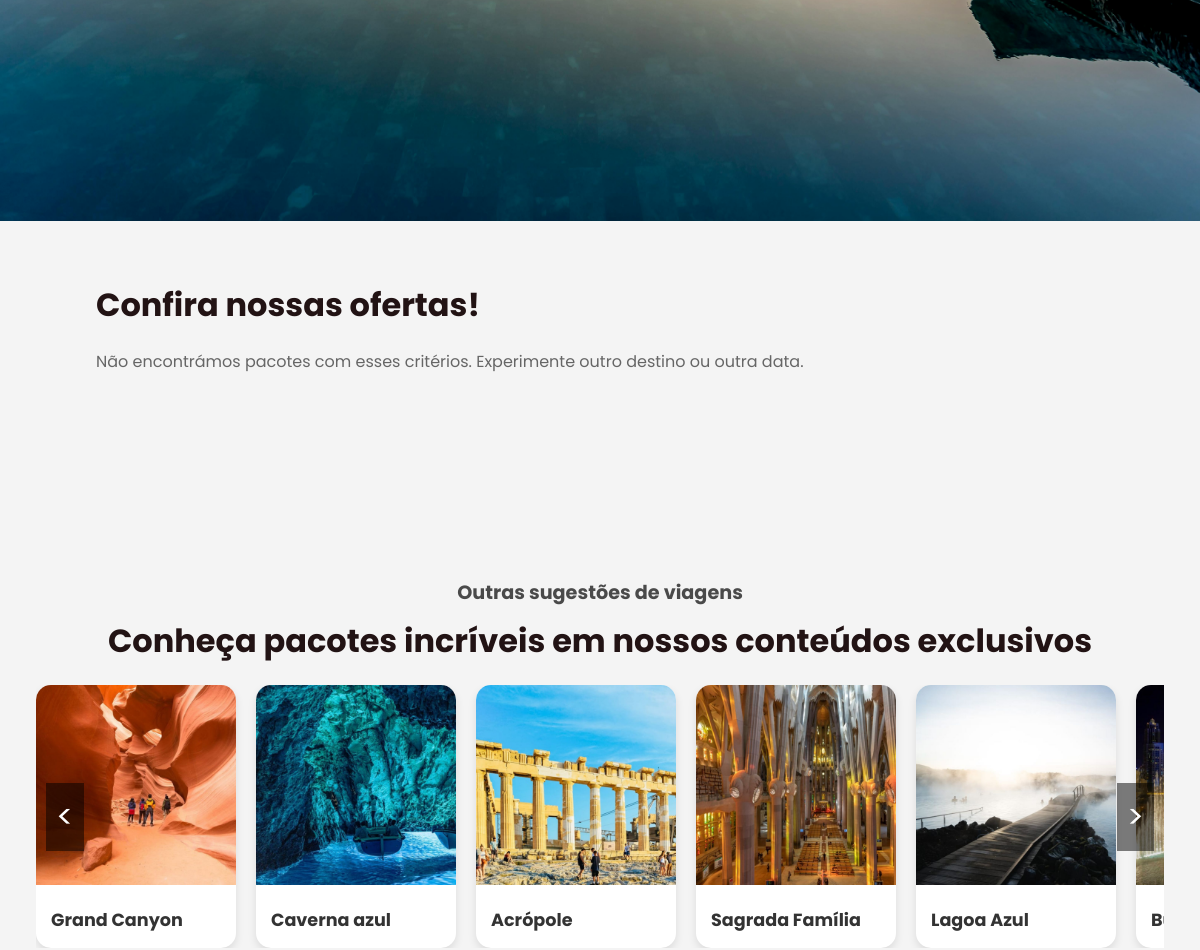
Page /public/pacotes/pacotes.php (middle part) on the earlier database version.
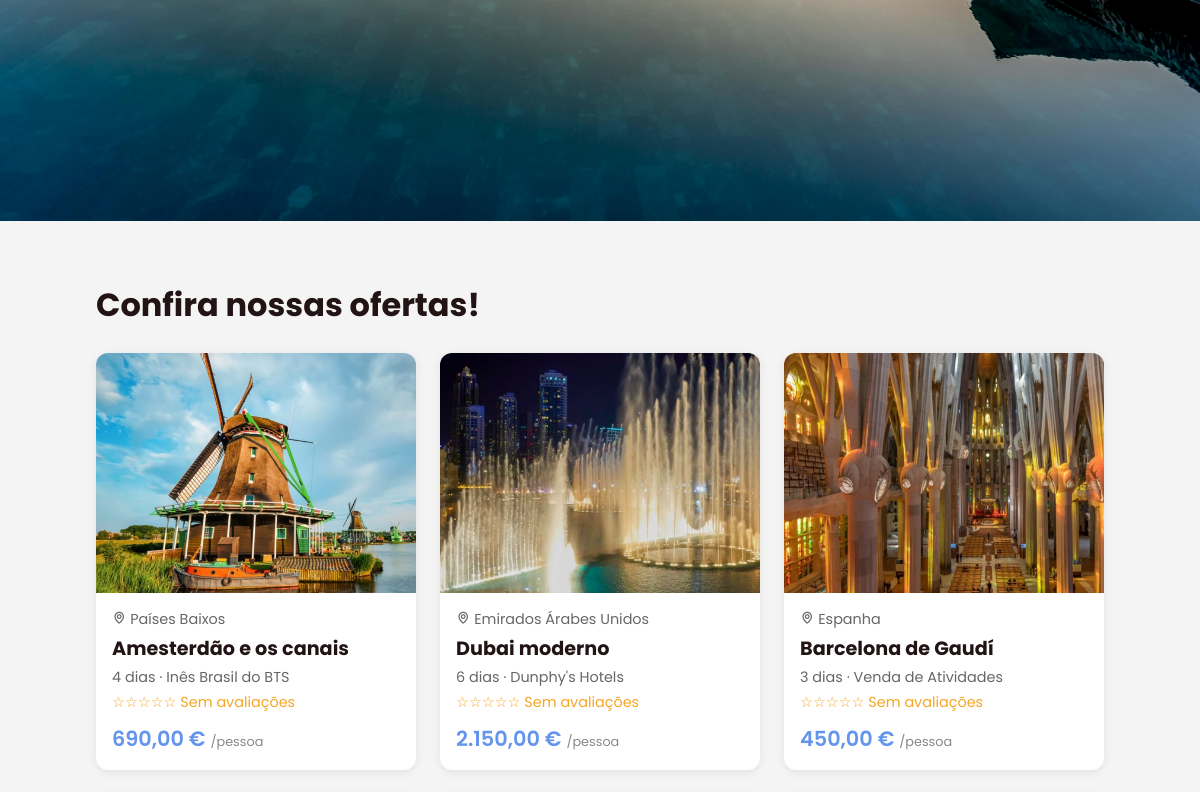
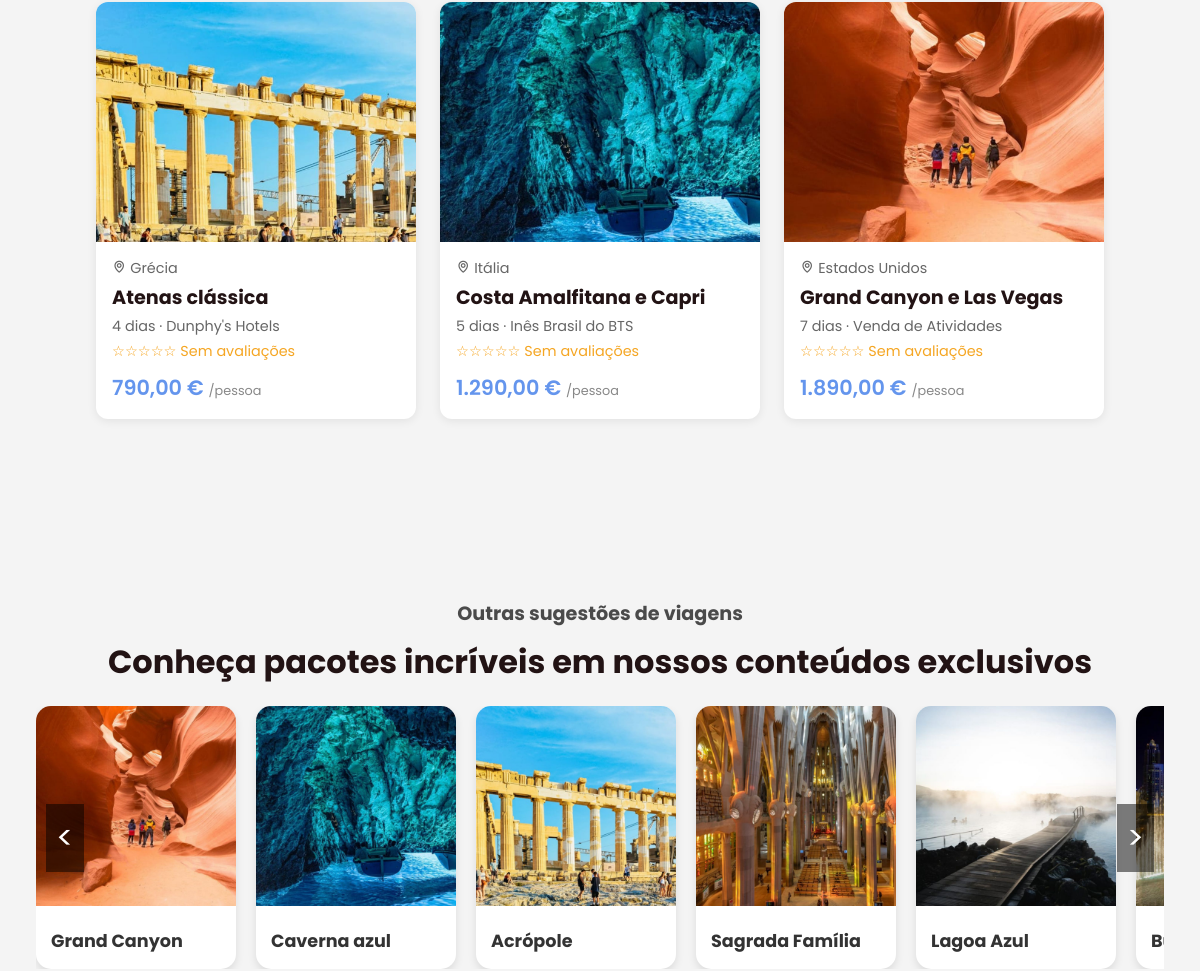
Same page on the later database version (2 pictures, top to bottom).
### tables this page shows
CREATE TABLE IF NOT EXISTS `t_pacotes` (
  `id` int(11) NOT NULL AUTO_INCREMENT,
  `id_user` int(11) NOT NULL,
  `titulo` varchar(100) NOT NULL,
  `destino` varchar(100) NOT NULL,
  `descricao` text NOT NULL,
  `inclui` text DEFAULT NULL,
  `foto` varchar(50) DEFAULT NULL,
  `preco` decimal(10,2) NOT NULL,
  `duracao_dias` int(11) NOT NULL,
  `data_inicio` date NOT NULL,
  `data_fim` date NOT NULL,
  `vagas` int(11) DEFAULT NULL,
  `ativo` tinyint(1) NOT NULL DEFAULT 1,
  `data_criacao` timestamp NOT NULL DEFAULT current_timestamp(),
  PRIMARY KEY (`id`),
  KEY `id_user` (`id_user`),
  CONSTRAINT `t_pacotes_ibfk_1` FOREIGN KEY (`id_user`) REFERENCES `t_user` (`id`)
);

CREATE TABLE `t_user` (
  `id` int(11) NOT NULL,
  `nick` varchar(20) NOT NULL,
  `nome` varchar(100) NOT NULL,
  `email` varchar(50) NOT NULL,
  `nome_marca` varchar(150) NOT NULL DEFAULT '',
  `biografia` text DEFAULT NULL,
  `data_nasc` varchar(10) DEFAULT NULL,
  `pass` varchar(255) NOT NULL,
  `foto` varchar(50) DEFAULT NULL,
  `tipo_user` int(11) NOT NULL DEFAULT 0,
  `notificacoes_ofertas` tinyint(1) NOT NULL DEFAULT 1,
  `tipo_antes_bloqueio` int(11) DEFAULT NULL,
  `email_confirmado` tinyint(1) NOT NULL DEFAULT 0
);

### config/reservas.php (called while the page is built, shortened)
<?php
function reserva_data($texto)
{
    if (!is_string($texto) || !preg_match('/^\d{4}-\d{2}-\d{2}$/', $texto)) {
        return null;
    }
    $data = DateTimeImmutable::createFromFormat('!Y-m-d', $texto);
    return ($data && $data->format('Y-m-d') === $texto) ? $data : null;
}
function reserva_formatar_preco($valor)
{
    return $valor === null ? '—' : number_format((float) $valor, 2, ',', '.') . ' €';
}

### config/paginacao.php (called while the page is built, shortened)
<?php
function pagina_atual()
{
    return max(1, (int) ($_GET['pagina'] ?? 1));
}

### config/pacotes.php (called while the page is built, shortened)
<?php
require_once __DIR__ . '/reservas.php';
require_once __DIR__ . '/avaliacoes.php';
function pacote_foto_url($foto)
{
    return BASE_URL . 'public/pacotes/images/' . rawurlencode($foto ?: 'pacotes.jpg');
}
function pacotes_pesquisar($ligacao, $destino, $data, $pessoas, $limite, $offset)
{
    $condicoes = ["p.ativo = 1", "p.data_fim > CURDATE()"];
    $tipos = '';
    $valores = [];
    $where = implode(' AND ', $condicoes);
    $stmt = $ligacao->prepare("SELECT COUNT(*) FROM t_pacotes p WHERE $where");
    $stmt->execute();
    $total = (int) $stmt->get_result()->fetch_row()[0];
    $stmt = $ligacao->prepare("SELECT p.*, u.nome_marca, u.nick, av.media AS media_avaliacoes, COALESCE(av.total, 0) AS total_avaliacoes
        FROM t_pacotes p JOIN t_user u ON u.id = p.id_user
        LEFT JOIN (SELECT item_id, AVG(nota) AS media, COUNT(*) AS total FROM t_avaliacoes
                   WHERE tipo_item = 'pacote' GROUP BY item_id) av ON av.item_id = p.id
        WHERE $where ORDER BY p.data_criacao DESC, p.id DESC LIMIT ? OFFSET ?");
    $tipos .= 'ii';
    array_push($valores, $limite, $offset);
    $stmt->bind_param($tipos, ...$valores);
    $stmt->execute();
    return [$stmt->get_result()->fetch_all(MYSQLI_ASSOC), $total];
}

### config/avaliacoes.php (called while the page is built, shortened)
<?php
function avaliacao_texto($media, $total)
{
    if ($total == 0) {
        return '☆☆☆☆☆ Sem avaliações';
    }
    return avaliacao_estrelas($media) . ' ' . number_format($media, 1, ',', '') . ' (' . $total . ($total == 1 ? ' avaliação)' : ' avaliações)');
}

### public/pacotes/pacotes.php (the view, shortened to what this page needs)
<?php
require_once __DIR__ . '/../../config/pacotes.php';
require_once __DIR__ . '/../../config/paginacao.php';
include __DIR__ . '/../../config/liga_bd.php';
$destino = trim($_GET['destino'] ?? '');
$data = reserva_data($_GET['data'] ?? '') ? $_GET['data'] : null;
$pessoas = min(RESERVA_MAX_PESSOAS, max(0, (int) ($_GET['pessoas'] ?? 0)));
$a_pesquisar = $destino !== '' || $data !== null || $pessoas > 0;
$por_pagina = 12;
$pagina = pagina_atual();
[$pacotes, $total] = pacotes_pesquisar($ligacao, $destino, $data, $pessoas, $por_pagina, ($pagina - 1) * $por_pagina);
?>
<!DOCTYPE html>
<html lang="pt-BR">
<head>
    <link rel="stylesheet" type="text/css" href="../../assets/css/style.css">
    <link rel="stylesheet" href="https://unpkg.com/boxicons@latest/css/boxicons.min.css">
</head>
<body>
    <section class="home-pacotes" id="home">
    </section>
    <section class="lista-pacotes" id="resultados">
        <h2><?= $a_pesquisar ? "$total pacote(s) encontrado(s)" : 'Confira nossas ofertas!' ?></h2>
        <?php if (!$pacotes): ?>
            <p class="sem-pacotes">Não encontrámos pacotes com esses critérios. Experimente outro destino ou outra data.</p>
        <?php endif; ?>
        <div class="grelha-pacotes">
            <?php foreach ($pacotes as $p): ?>
                <a class="pacote-card" href="detalhes_pacote.php?id=<?= (int) $p['id'] ?>">
                    <img src="<?= pacote_foto_url($p['foto']) ?>" alt="<?= htmlspecialchars($p['titulo']) ?>" loading="lazy">
                    <div class="pacote-info">
                        <span class="pacote-destino"><i class='bx bx-map'></i> <?= htmlspecialchars($p['destino']) ?></span>
                        <h3><?= htmlspecialchars($p['titulo']) ?></h3>
                        <span class="pacote-duracao"><?= (int) $p['duracao_dias'] ?> dias · <?= htmlspecialchars($p['nome_marca'] ?: $p['nick']) ?></span>
                        <span class="pacote-estrelas"><?= avaliacao_texto($p['media_avaliacoes'] === null ? null : (float) $p['media_avaliacoes'], (int) $p['total_avaliacoes']) ?></span>
                        <span class="pacote-preco"><?= reserva_formatar_preco($p['preco']) ?> <small>/pessoa</small></span>
                    </div>
                </a>
            <?php endforeach; ?>
        </div>
    </section>
    <section class="travel-suggestions">
        <h2>Outras sugestões de viagens</h2>
        <h1>Conheça pacotes incríveis em nossos conteúdos exclusivos</h1>
        <div class="carrossel-container">
            <button class="prev">&lt;</button>
            <div class="destinos-container">
                <div class="destino-card">
                    <img src="images/13.jpg" alt="Imagem 1">
                    <div class="destino-nome"> Grand Canyon</div>
                </div>
                <div class="destino-card">
                    <img src="images/14.jpg" alt="Imagem 2">
                    <div class="destino-nome"> Caverna azul </div>
                </div>
                <div class="destino-card">
                    <img src="images/15.jpg" alt="Imagem 3">
                    <div class="destino-nome"> Acrópole</div>
                </div>
                <div class="destino-card">
                    <img src="images/16.jpg" alt="Imagem 4">
                    <div class="destino-nome">Sagrada Família</div>
                </div>
                <div class="destino-card">
                    <img src="images/17.jpg" alt="Imagem 5">
                    <div class="destino-nome"> Lagoa Azul</div>
                </div>
                <div class="destino-card">
                    <img src="images/18.jpg" alt="Imagem 6.">
                    <div class="destino-nome"> Burj Khalifa</div>
                </div>
            </div>
            <button class="next">&gt;</button>
        </div>
    </section>
</body>
</html>

### assets/css/style.css (style rules this page uses)
* { padding: 0; margin: 0; box-sizing: border-box; font-family: "Poppins", sans-serif; text-decoration: none; list-style: none; scroll-behavior: smooth; }
:root { --bg-color: #fff; --text-color: #221314; --second-color: #4169e1; --main-color: #6495ed; --big-font: 6rem; --h2-font: 3rem; --p-font: 1.1rem; }
body { background: var(--bg-color); color: var(--text-color); }
section { padding: 80px 18%; }
.home-pacotes { position: relative; width: 100%; height: 100vh; background: url(../../public/pacotes/images/pacotes.jpg); background-size: cover; background-position: center; display: grid; grid-template-columns: repeat(1, 1fr); align-items: center; }
.travel-suggestions { text-align: center; margin: 40px 0; }
.travel-suggestions h1 { font-size: 2em; margin-bottom: 20px; }
.travel-suggestions h2 { color: #4a4a4a; font-size: 1.2em; margin-bottom: 10px; }
.carrossel-container { position: relative; width: 100%; max-width: 1200px; margin: 0 auto; overflow: hidden; }
.destinos-container { display: flex; overflow-x: hidden; scroll-behavior: smooth; }
.destino-card { background-color: white; border-radius: 15px; box-shadow: 0 4px 8px rgba(0, 0, 0, 0.1); overflow: hidden; width: 200px; min-width: 200px; margin-right: 20px; text-align: left; flex-shrink: 0; transition: transform 0.3s ease; }
.destino-card img { width: 100%; height: auto; }
.destino-nome { padding: 15px; font-size: 1.1em; font-weight: bold; color: #333; }
.prev, .next { position: absolute; top: 50%; transform: translateY(-50%); background-color: rgba(0, 0, 0, 0.5); color: white; border: none; font-size: 2em; padding: 10px; cursor: pointer; z-index: 10; transition: background-color 0.3s; }
.prev { left: 10px; }
.next { right: 10px; }
body { font-family: Arial, sans-serif; margin: 0; padding: 0; background-color: #f4f4f4; }
@media (max-width: 1400px) { section { padding: 80px 3%; transition: 0.2s; } }
@media (max-width: 1400px) { :root { --big-font: 4.5rem; --h2-font: 2.3rem; --p-font: 1rem; transition: 0.2s; } }
.lista-pacotes { padding: 60px 8%; }
.lista-pacotes h2 { font-size: 2rem; margin-bottom: 10px; }
.grelha-pacotes { display: grid; grid-template-columns: repeat(auto-fill, minmax(260px, 1fr)); gap: 24px; margin-top: 24px; }
.pacote-card { display: flex; flex-direction: column; background: #fff; border-radius: 12px; overflow: hidden; box-shadow: 0 2px 10px rgba(0, 0, 0, 0.08); color: inherit; transition: transform 0.3s, box-shadow 0.3s; }
.pacote-card img { width: 100%; aspect-ratio: 4 / 3; object-fit: cover; }
.pacote-info { display: flex; flex-direction: column; gap: 4px; padding: 16px; }
.pacote-info h3 { font-size: 1.2rem; margin: 0; }
.pacote-destino, .pacote-duracao { color: #666; font-size: 0.9rem; }
.pacote-estrelas { color: #f5a623; font-size: 0.9rem; }
.pacote-preco { color: #6495ed; font-size: 1.3rem; font-weight: 600; margin-top: 6px; }
.pacote-preco small { color: #888; font-size: 0.8rem; font-weight: 400; }
.lista-pacotes .sem-pacotes { color: #666; margin: 20px 0; }

Differences in the rows shown:
added t_pacotes: foto (picture), destino "Países Baixos", titulo "Amesterdão e os canais", duracao_dias "4", id_user.nome_marca "Inês Brasil do BTS", total_avaliacoes "☆☆☆☆☆ Sem avaliações", preco "690,00 €"
added t_pacotes: foto (picture), destino "Emirados Árabes Unidos", titulo "Dubai moderno", duracao_dias "6", id_user.nome_marca "Dunphy's Hotels", total_avaliacoes "☆☆☆☆☆ Sem avaliações", preco "2.150,00 €"
added t_pacotes: foto (picture), destino "Espanha", titulo "Barcelona de Gaudí", duracao_dias "3", id_user.nome_marca "Venda de Atividades", total_avaliacoes "☆☆☆☆☆ Sem avaliações", preco "450,00 €"
added t_pacotes: foto (picture), destino "Grécia", titulo "Atenas clássica", duracao_dias "4", id_user.nome_marca "Dunphy's Hotels", total_avaliacoes "☆☆☆☆☆ Sem avaliações", preco "790,00 €"
added t_pacotes: foto (picture), destino "Itália", titulo "Costa Amalfitana e Capri", duracao_dias "5", id_user.nome_marca "Inês Brasil do BTS", total_avaliacoes "☆☆☆☆☆ Sem avaliações", preco "1.290,00 €"
added t_pacotes: foto (picture), destino "Estados Unidos", titulo "Grand Canyon e Las Vegas", duracao_dias "7", id_user.nome_marca "Venda de Atividades", total_avaliacoes "☆☆☆☆☆ Sem avaliações", preco "1.890,00 €"
Other differences:
text no longer shown: "Não encontrámos pacotes com esses critérios. Experimente outro destino ou outra data."
